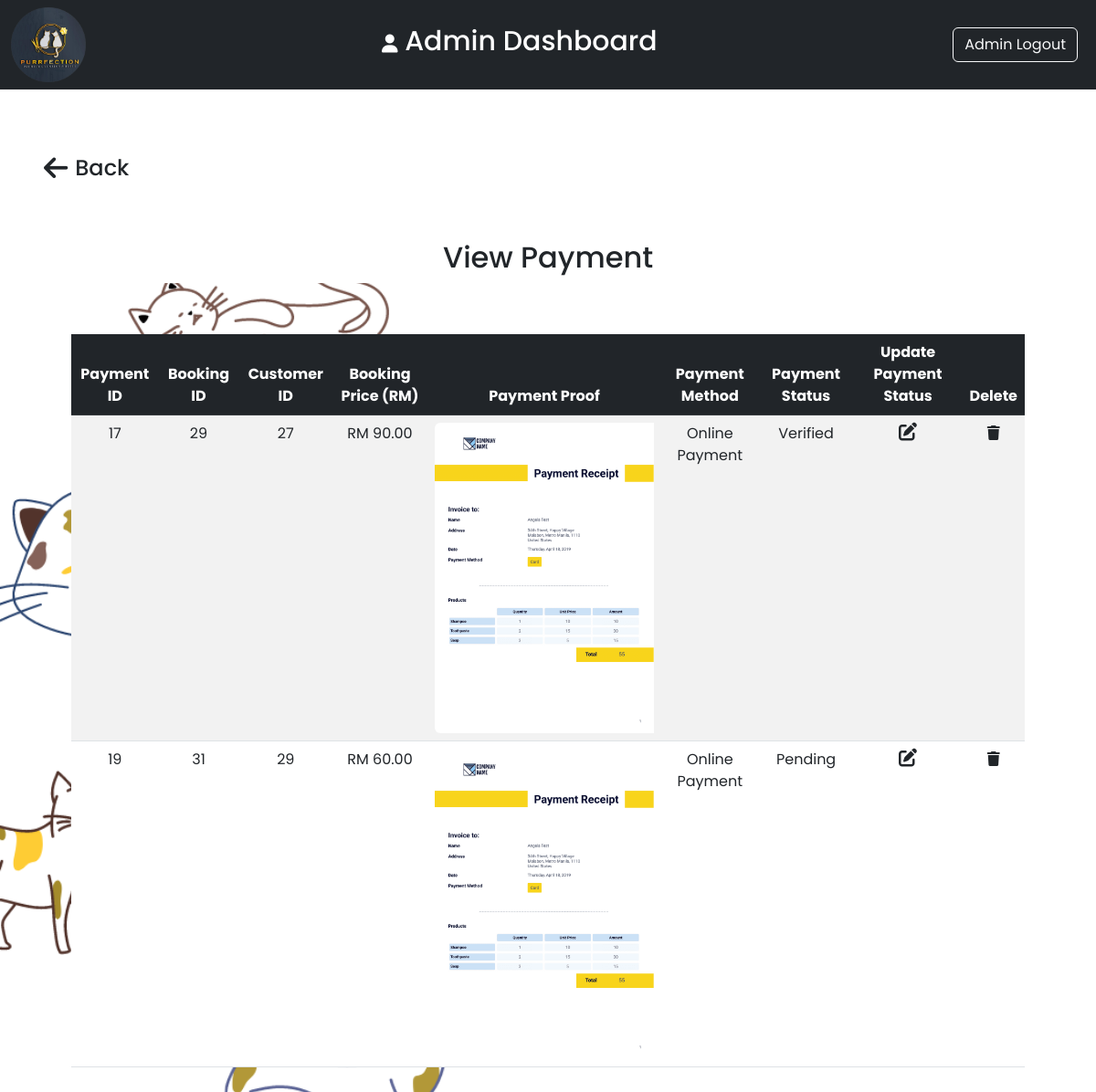
Screenshot of /admin_area/admin-payment.php with the database file from the repository.
### tables this page shows
CREATE TABLE `payment` (
  `paymentid` int(11) NOT NULL,
  `paymentmethod` text NOT NULL,
  `paymentstatus` varchar(255) DEFAULT 'Depending',
  `paymentproof` text NOT NULL,
  `bookingid` int(11) DEFAULT NULL
);

CREATE TABLE `booking` (
  `bookingid` int(11) NOT NULL,
  `checkin` date DEFAULT NULL,
  `checkout` date DEFAULT NULL,
  `totalprice` int(11) NOT NULL,
  `cust_id` int(11) DEFAULT NULL,
  `rooms_id` int(11) DEFAULT NULL
);

### admin_area/admin-payment.php (the view, shortened to what this page needs)
<!DOCTYPE html>
<html lang="en">
<head>
    <link href="https://cdn.jsdelivr.net/npm/bootstrap@5.3.0/dist/css/bootstrap.min.css" rel="stylesheet">
    <link rel="stylesheet" href="https://cdnjs.cloudflare.com/ajax/libs/font-awesome/6.4.0/css/all.min.css" />
    <link rel="stylesheet" href="../style.css">
</head>
<body>
   <div class="container-fluid p-0">
        <nav class="navbar navbar-expand-lg navbar-dark bg-dark">
            <div class="container-fluid">
                <img src="../img/logohotelcat.png" alt="" class="logo">
                <h1 class="navbar-brand mx-auto adminfont"> <i class="fa-solid fa-user colorwhite"></i> Admin Dashboard</h1>
                <nav class="navbar navbar-expand-lg">
                    <ul class="navbar-nav">
                        <li class="nav-item">
                        <div class="d-flex">
                            <a href="../homepage.php" class="btn btn-outline-light shadow-none me-lg-2 me-3">Admin Logout</a>
                        </div>
                        </li>
                    </ul>
                </nav>
            </div>
        </nav>
    </div>
    <div class="bg-white secondpadding-admin">
        <a href="index.php" class="text-decoration-none"><h4 class="text-dark p-5 back-btn"><i class="fa-solid fa-arrow-left fa-lg me-2"></i>Back</h4>
        </a>
            <h2 class="text-center p-2">View Payment</h2>
    </div>
            <div class="container text-center p-5">
                <table class="table table-hover table-striped text_center">
                    <thead class="table-dark">
                        <tr>
                        <th scope="col">Payment ID</th>
                        <th scope="col">Booking ID</th>
                        <th scope="col">Customer ID</th>
                        <th scope="col">Booking Price (RM)</th>
                        <th scope="col">Payment Proof</th>
                        <th scope="col">Payment Method</th>
                        <th scope="col">Payment Status</th>
                        <th scope="col">Update Payment Status</th>
                        <th scope="col">Delete</th>
                        </tr>
                    </thead>
                    <tbody>
                        <?php
                        require('../includes/connect.php');
                        $sql = "SELECT *, booking.cust_id FROM payment INNER JOIN booking ON payment.bookingid=booking.bookingid";
                        $result = mysqli_query($connection, $sql);
                        while($row = mysqli_fetch_assoc($result)){
                            ?>
                            <tr>
                                <td><?php echo $row['paymentid'] ?></td>
                                <td><?php echo $row['bookingid'] ?></td>
                                <td><?php echo $row['cust_id'] ?></td>
                                <td>RM <?php echo $row['totalprice'] ?>.00</td>
                                <td><img src='../payment_proof/<?php echo $row['paymentproof'] ?>' class='img-fluid rounded-start' alt='...'></td>
                                <td><?php echo $row['paymentmethod'] ?></td>
                                <td><?php echo $row['paymentstatus'] ?></td>
                                <td>
                                    <a href="editpayment.php?id=<?php echo $row['paymentid']?>" class="link-dark"><i class="fa-solid fa-pen-to-square fs-5"></i></a>
                                </td>
                                <td>
                                    <a href="deletepayments.php?id=<?php echo $row['paymentid']?>" class="link-dark"><i class="fa-solid fa-trash"></i></a>
                                </td>
                                </tr>
                            <?php
                        }
                        ?>
                    </tbody>
                </table>
            </div>
</body>
</html>

### style.css (style rules this page uses)
.logo { width: 7%; height: 7%; }
.adminfont { font-size: 30px; }
.colorwhite { color: white; font-size: 20px; }
.secondpadding-admin { padding-top: 2%; }
* { font-family: 'Poppins', sans-serif; }

### admin_area/admin-payment.php (style rules this page uses)
* { font-family: 'Poppins', sans-serif; }
body { background-image: url('../img/adminsectionbg.png'); background-repeat: no-repeat; background-size: cover; }

### rows the page displays
payment: paymentid "17", bookingid.bookingid "29", bookingid.cust_id "27", bookingid.totalprice "90", paymentproof (picture), paymentmethod "Online Payment", paymentstatus "Verified"
payment: paymentid "19", bookingid.bookingid "31", bookingid.cust_id "29", bookingid.totalprice "60", paymentproof (picture), paymentmethod "Online Payment", paymentstatus "Pending"
